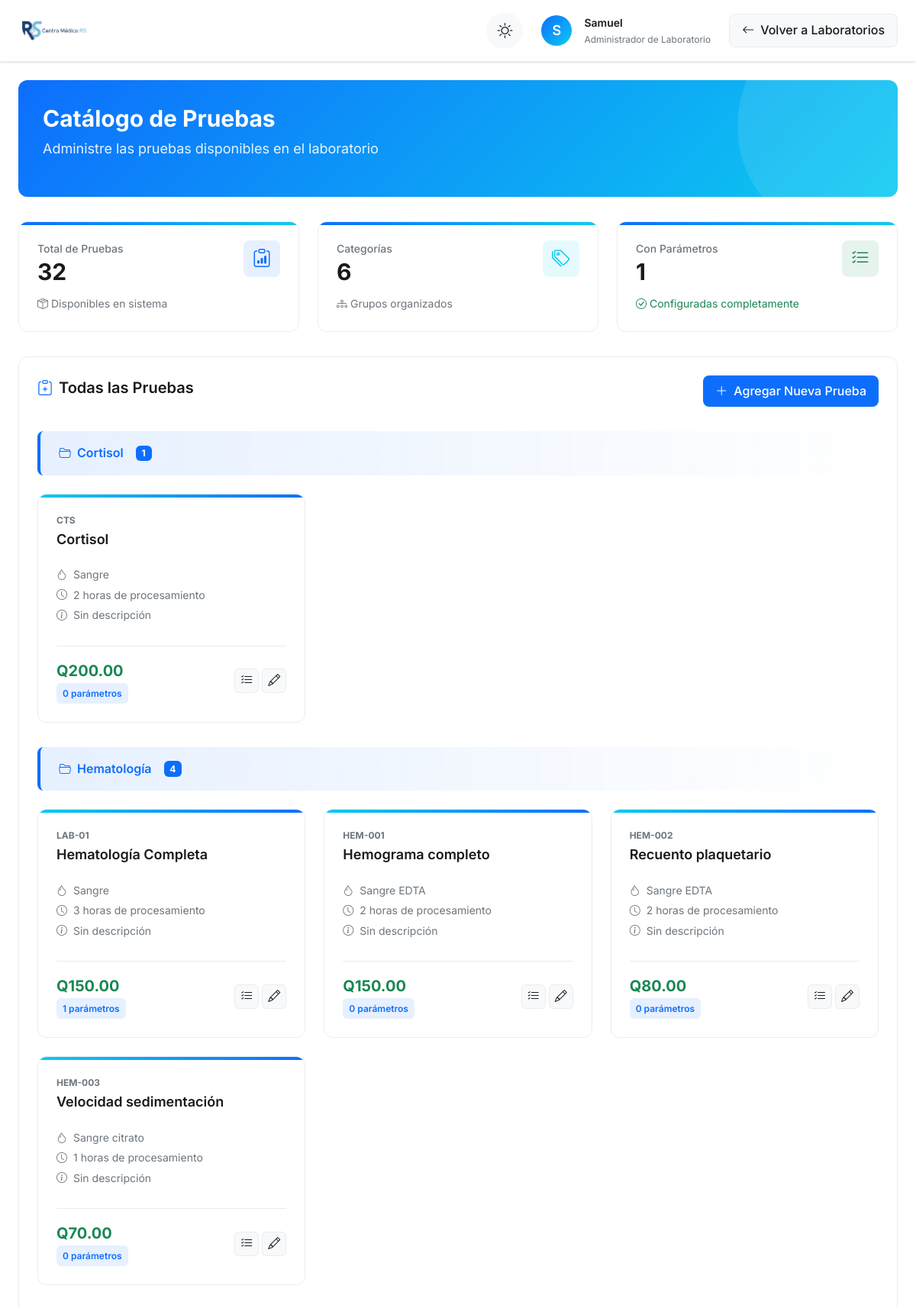
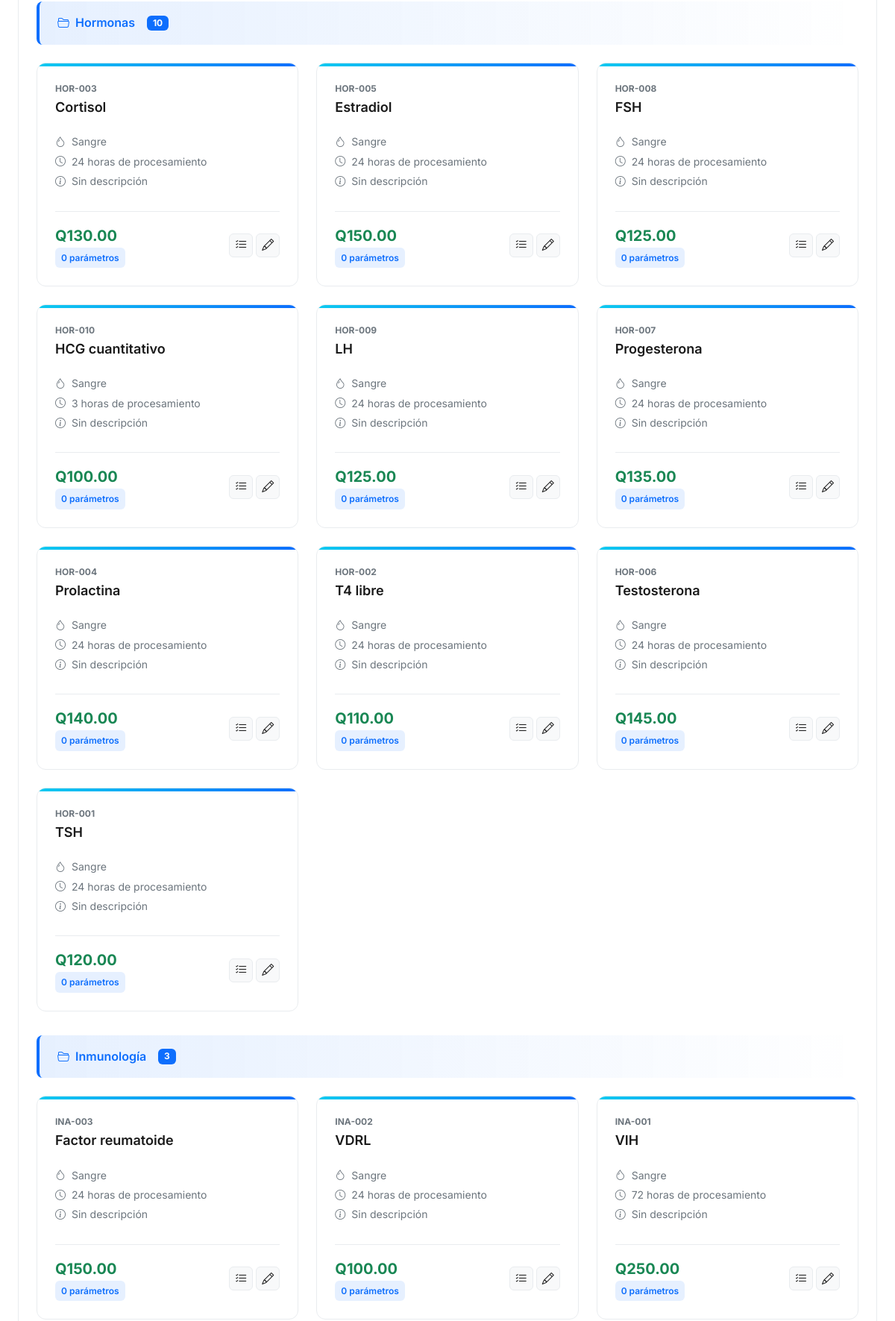
Page /php/laboratory/catalogo_pruebas.php (signed in, upper part) on the committed database (2 pictures, top to bottom).
### tables this page shows
CREATE TABLE `catalogo_pruebas` (
  `id_prueba` int NOT NULL,
  `codigo_prueba` varchar(20) NOT NULL,
  `nombre_prueba` varchar(255) NOT NULL,
  `abreviatura` varchar(50) DEFAULT NULL,
  `muestra_requerida` varchar(100) DEFAULT NULL COMMENT 'Ej: Sangre Total (EDTA)',
  `metodo_toma` varchar(500) DEFAULT NULL COMMENT 'Instrucciones de toma de muestra',
  `precio` decimal(10,2) NOT NULL DEFAULT '0.00',
  `tiempo_procesamiento_horas` int DEFAULT '24',
  `requiere_ayuno` tinyint(1) DEFAULT '0',
  `horas_ayuno` int DEFAULT NULL,
  `estado` enum('Activo','Inactivo','Descontinuado') DEFAULT 'Activo',
  `categoria` varchar(100) DEFAULT NULL COMMENT 'Ej: Hematología, Química, Hormonas',
  `notas` text,
  `fecha_creacion` timestamp NULL DEFAULT CURRENT_TIMESTAMP,
  `fecha_actualizacion` timestamp NULL DEFAULT CURRENT_TIMESTAMP ON UPDATE CURRENT_TIMESTAMP
);

### php/laboratory/catalogo_pruebas.php (the view, shortened to what this page needs)
<?php
try {
    $database = new Database();
    $conn = $database->getConnection();
    $stmt = $conn->query("
        SELECT cp.*, COUNT(pp.id_parametro) as num_parametros
        FROM catalogo_pruebas cp
        LEFT JOIN parametros_pruebas pp ON cp.id_prueba = pp.id_prueba
        GROUP BY cp.id_prueba
        ORDER BY cp.categoria, cp.nombre_prueba
    ");
    $catalogo = $stmt->fetchAll(PDO::FETCH_ASSOC);
    $pruebas_por_categoria = [];
    foreach ($catalogo as $prueba) {
        $pruebas_por_categoria[$prueba['categoria'] ?? 'Sin Categoría'][] = $prueba;
    }
    $total_pruebas = count($catalogo);
    $total_categorias = count($pruebas_por_categoria);
} catch (Exception $e) {
    die("Error: " . $e->getMessage());
}
?>
<!DOCTYPE html>
<html lang="es" data-theme="light">
<head>
    <link rel="stylesheet" href="https://cdn.jsdelivr.net/npm/bootstrap-icons@1.10.0/font/bootstrap-icons.css">
    <link href="https://cdn.jsdelivr.net/npm/bootstrap@5.3.0/dist/css/bootstrap.min.css" rel="stylesheet">
    <link rel="stylesheet" href="https://cdn.jsdelivr.net/npm/sweetalert2@11/dist/sweetalert2.min.css">
    <link rel="stylesheet" href="https://cdn.jsdelivr.net/npm/sweetalert2@11/dist/sweetalert2.min.css">
</head>
<body>
    <div class="dashboard-container">
        <header class="dashboard-header">
            <div class="header-content">
                <div class="brand-container">
                    <img src="../../assets/img/cmrs.png" alt="Centro Médico RS" class="brand-logo">
                </div>
                <div class="header-controls">
                    <div class="theme-toggle">
                        <button id="themeSwitch" class="theme-btn" aria-label="Cambiar tema claro/oscuro">
                            <i class="bi bi-sun theme-icon sun-icon"></i>
                        </button>
                    </div>
                    <div class="header-user">
                        <div class="header-avatar">
                            <?php echo strtoupper(substr($_SESSION['nombre'], 0, 1)); ?>
                        </div>
                        <div class="header-details">
                            <span class="header-name"><?php echo htmlspecialchars($_SESSION['nombre']); ?></span>
                            <span class="header-role">Administrador de Laboratorio</span>
                        </div>
                    </div>
                    <a href="index.php" class="action-btn secondary">
                        <i class="bi bi-arrow-left"></i>
                        Volver a Laboratorios
                    </a>
                </div>
            </div>
        </header>
        <main class="main-content">
            <div class="welcome-banner animate-in">
                <h1>Catálogo de Pruebas</h1>
                <p>Administre las pruebas disponibles en el laboratorio</p>
            </div>
            <div class="stats-grid">
                <div class="stat-card animate-in delay-1">
                    <div class="stat-header">
                        <div>
                            <div class="stat-title">Total de Pruebas</div>
                            <div class="stat-value"><?php echo $total_pruebas; ?></div>
                        </div>
                        <div class="stat-icon primary">
                            <i class="bi bi-clipboard-data"></i>
                        </div>
                    </div>
                    <div class="stat-change">
                        <i class="bi bi-box-seam"></i>
                        <span>Disponibles en sistema</span>
                    </div>
                </div>
                <div class="stat-card animate-in delay-2">
                    <div class="stat-header">
                        <div>
                            <div class="stat-title">Categorías</div>
                            <div class="stat-value"><?php echo $total_categorias; ?></div>
                        </div>
                        <div class="stat-icon info">
                            <i class="bi bi-tags"></i>
                        </div>
                    </div>
                    <div class="stat-change">
                        <i class="bi bi-diagram-3"></i>
                        <span>Grupos organizados</span>
                    </div>
                </div>
                <div class="stat-card animate-in delay-3">
                    <div class="stat-header">
                        <div>
                            <div class="stat-title">Con Parámetros</div>
                            <div class="stat-value">
                                <?php
                                $con_parametros = array_filter($catalogo, function ($p) {
                                    return $p['num_parametros'] > 0;
                                });
                                echo count($con_parametros);
                                ?>
                            </div>
                        </div>
                        <div class="stat-icon success">
                            <i class="bi bi-list-check"></i>
                        </div>
                    </div>
                    <div class="stat-change positive">
                        <i class="bi bi-check-circle"></i>
                        <span>Configuradas completamente</span>
                    </div>
                </div>
            </div>
            <section class="catalog-section animate-in delay-2">
                <div class="section-header">
                    <h3 class="section-title">
                        <i class="bi bi-clipboard-plus section-title-icon"></i>
                        Todas las Pruebas
                    </h3>
                    <button class="action-btn" onclick="openTestModal()">
                        <i class="bi bi-plus-lg"></i>
                        Agregar Nueva Prueba
                    </button>
                </div>
                <?php if (count($catalogo) > 0): ?>
                    <?php foreach ($pruebas_por_categoria as $categoria => $pruebas): ?>
                        <div class="category-header animate-in">
                            <i class="bi bi-folder2-open"></i>
                            <?php echo htmlspecialchars($categoria); ?>
                            <span class="badge bg-primary ms-2"><?php echo count($pruebas); ?></span>
                        </div>
                        <div class="tests-grid">
                            <?php foreach ($pruebas as $prueba): ?>
                                <div class="test-card animate-in">
                                    <div class="test-header">
                                        <div class="test-code"><?php echo htmlspecialchars($prueba['codigo_prueba']); ?></div>
                                        <div class="test-name"><?php echo htmlspecialchars($prueba['nombre_prueba']); ?></div>
                                    </div>
                                    <div class="test-details">
                                        <div class="test-detail">
                                            <i class="bi bi-droplet"></i>
                                            <span><?php echo htmlspecialchars($prueba['muestra_requerida'] ?: 'No especificada'); ?></span>
                                        </div>
                                        <div class="test-detail">
                                            <i class="bi bi-clock"></i>
                                            <span><?php echo $prueba['tiempo_procesamiento_horas']; ?> horas de procesamiento</span>
                                        </div>
                                        <div class="test-detail">
                                            <i class="bi bi-info-circle"></i>
                                            <span><?php echo htmlspecialchars($prueba['descripcion'] ?? 'Sin descripción'); ?></span>
                                        </div>
                                    </div>
                                    <div class="test-footer">
                                        <div>
                                            <div class="test-price">Q<?php echo number_format($prueba['precio'] ?? 0, 2); ?></div>
                                            <div class="test-params">
                                                <?php echo $prueba['num_parametros']; ?> parámetros
                                            </div>
                                        </div>
                                        <div class="test-actions">
                                            <button class="btn-icon manage" title="Gestionar parámetros"
                                                onclick="manageParameters(<?php echo $prueba['id_prueba']; ?>)">
                                                <i class="bi bi-list-check"></i>
                                            </button>
                                            <button class="btn-icon edit" title="Editar prueba"
                                                onclick="editTest(<?php echo htmlspecialchars(json_encode($prueba)); ?>)">
                                                <i class="bi bi-pencil"></i>
                                            </button>
                                        </div>
                                    </div>
                                </div>
                            <?php endforeach; ?>
                        </div>
                    <?php endforeach; ?>
                <?php endif; ?>
            </section>
        </main>
    </div>
</body>
</html>

### rows in the picture
catalogo_pruebas: codigo_prueba "CTS", nombre_prueba "Cortisol", muestra_requerida "Sangre", tiempo_procesamiento_horas "2", descripcion "Sin descripción", precio "200.00", num_parametros "0"
catalogo_pruebas: codigo_prueba "LAB-01", nombre_prueba "Hematología Completa", muestra_requerida "Sangre", tiempo_procesamiento_horas "3", descripcion "Sin descripción", precio "150.00", num_parametros "1"
catalogo_pruebas: codigo_prueba "HEM-001", nombre_prueba "Hemograma completo", muestra_requerida "Sangre EDTA", tiempo_procesamiento_horas "2", descripcion "Sin descripción", precio "150.00", num_parametros "0"
catalogo_pruebas: codigo_prueba "HEM-002", nombre_prueba "Recuento plaquetario", muestra_requerida "Sangre EDTA", tiempo_procesamiento_horas "2", descripcion "Sin descripción", precio "80.00", num_parametros "0"
catalogo_pruebas: codigo_prueba "HEM-003", nombre_prueba "Velocidad sedimentación", muestra_requerida "Sangre citrato", tiempo_procesamiento_horas "1", descripcion "Sin descripción", precio "70.00", num_parametros "0"
catalogo_pruebas: codigo_prueba "HOR-003", nombre_prueba "Cortisol", muestra_requerida "Sangre", tiempo_procesamiento_horas "24", descripcion "Sin descripción", precio "130.00", num_parametros "0"
catalogo_pruebas: codigo_prueba "HOR-005", nombre_prueba "Estradiol", muestra_requerida "Sangre", tiempo_procesamiento_horas "24", descripcion "Sin descripción", precio "150.00", num_parametros "0"
catalogo_pruebas: codigo_prueba "HOR-008", nombre_prueba "FSH", muestra_requerida "Sangre", tiempo_procesamiento_horas "24", descripcion "Sin descripción", precio "125.00", num_parametros "0"
catalogo_pruebas: codigo_prueba "HOR-010", nombre_prueba "HCG cuantitativo", muestra_requerida "Sangre", tiempo_procesamiento_horas "3", descripcion "Sin descripción", precio "100.00", num_parametros "0"
catalogo_pruebas: codigo_prueba "HOR-009", nombre_prueba "LH", muestra_requerida "Sangre", tiempo_procesamiento_horas "24", descripcion "Sin descripción", precio "125.00", num_parametros "0"
catalogo_pruebas: codigo_prueba "HOR-007", nombre_prueba "Progesterona", muestra_requerida "Sangre", tiempo_procesamiento_horas "24", descripcion "Sin descripción", precio "135.00", num_parametros "0"
catalogo_pruebas: codigo_prueba "HOR-004", nombre_prueba "Prolactina", muestra_requerida "Sangre", tiempo_procesamiento_horas "24", descripcion "Sin descripción", precio "140.00", num_parametros "0"
catalogo_pruebas: codigo_prueba "HOR-002", nombre_prueba "T4 libre", muestra_requerida "Sangre", tiempo_procesamiento_horas "24", descripcion "Sin descripción", precio "110.00", num_parametros "0"
catalogo_pruebas: codigo_prueba "HOR-006", nombre_prueba "Testosterona", muestra_requerida "Sangre", tiempo_procesamiento_horas "24", descripcion "Sin descripción", precio "145.00", num_parametros "0"
catalogo_pruebas: codigo_prueba "HOR-001", nombre_prueba "TSH", muestra_requerida "Sangre", tiempo_procesamiento_horas "24", descripcion "Sin descripción", precio "120.00", num_parametros "0"
catalogo_pruebas: codigo_prueba "INA-003", nombre_prueba "Factor reumatoide", muestra_requerida "Sangre", tiempo_procesamiento_horas "24", descripcion "Sin descripción", precio "150.00", num_parametros "0"
catalogo_pruebas: codigo_prueba "INA-002", nombre_prueba "VDRL", muestra_requerida "Sangre", tiempo_procesamiento_horas "24", descripcion "Sin descripción", precio "100.00", num_parametros "0"
catalogo_pruebas: codigo_prueba "INA-001", nombre_prueba "VIH", muestra_requerida "Sangre", tiempo_procesamiento_horas "72", descripcion "Sin descripción", precio "250.00", num_parametros "0"

### other values in the picture
substr($_SESSION['nombre'], 0, 1) "S"
$_SESSION['nombre'] "Samuel"
$total_pruebas "32"
$total_categorias "6"
count($con_parametros) "1"
$categoria "Cortisol"
count($pruebas) "1"
$categoria "Hematología"
count($pruebas) "4"
$categoria "Hormonas"
count($pruebas) "10"
$categoria "Inmunología"
count($pruebas) "3"
